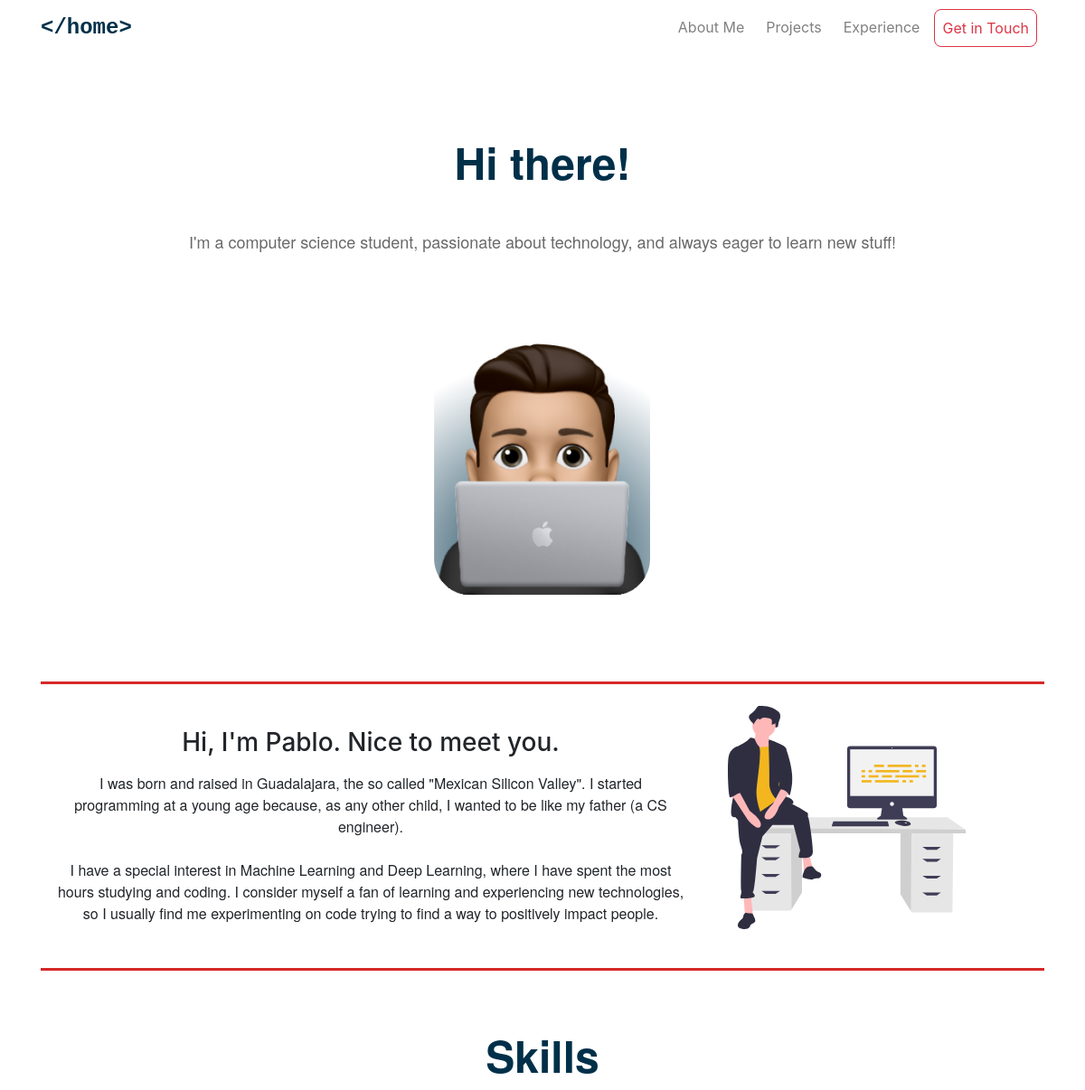
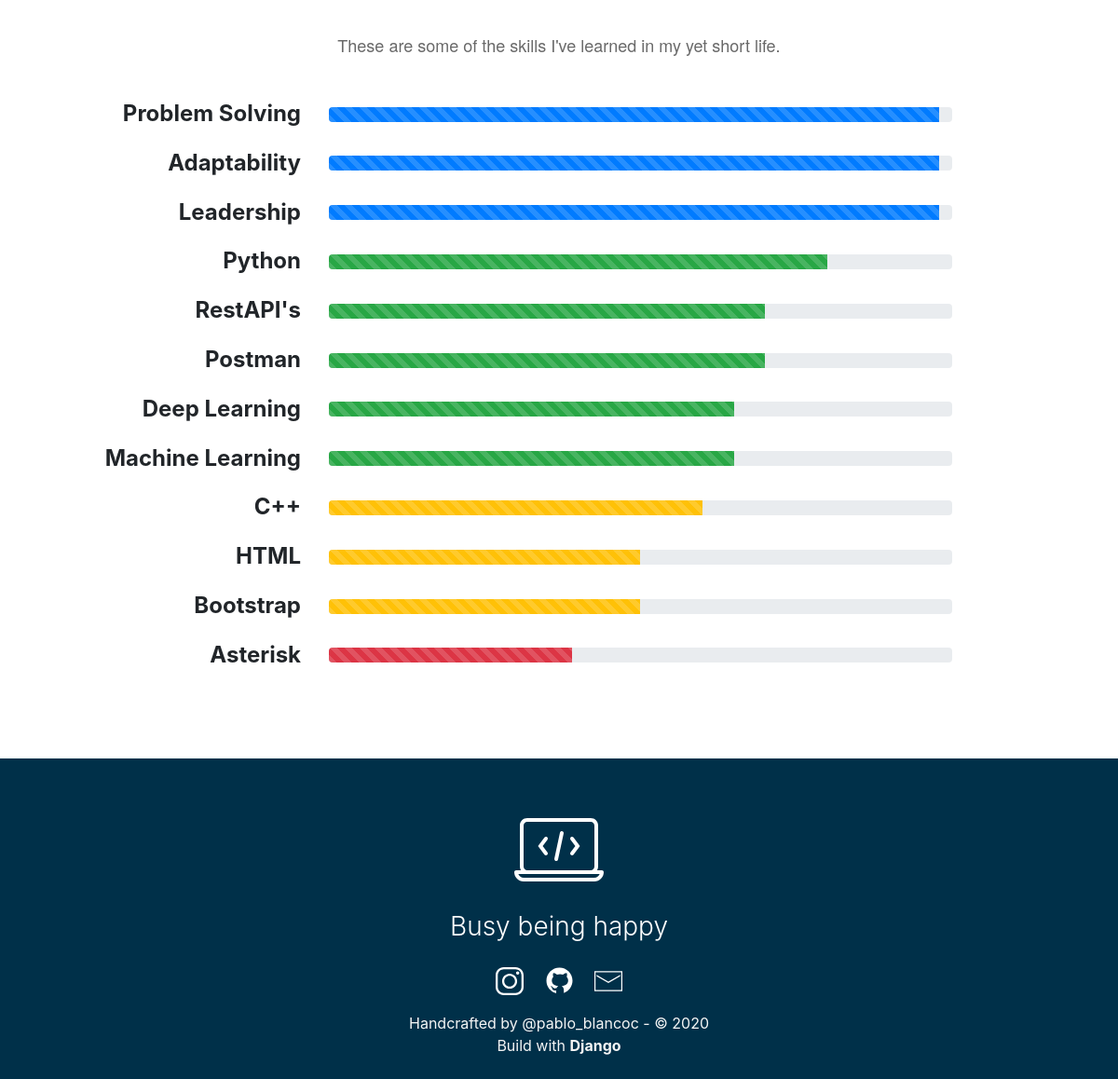
The page / on the database its author committed (2 pictures, top to bottom).
### pages/models.py (models this page shows)
class Skill(models.Model):
    name = models.CharField(max_length=10)
    mastery = models.IntegerField()

### pages/views.py (the view)
# urls.py: 2. Add a URL to urlpatterns:  path('', views.home, name='home')
def home(request):
    skills = Skill.objects.all()
    context = {
        'skills': skills
    }
    return render(request, 'home.html', context)

### pages/templates/home.html (shortened to what this page needs)
{% extends "base.html" %}
{% load static %}
{% block page_content %}
    <h1 class="text-center ml-auto mr-auto mb-5" style="font-size: 300%; color: #003049;
    font-family: 'Helvetica Neue', sans-serif;">
        <strong>Hi there!</strong>
    </h1>
    <h6 class="text-center ml-auto mr-auto mb-3 font-weight-normal" style="color: dimgray;
    font-family: 'Helvetica Neue', sans-serif; font-size: large">
        I'm a computer science student, passionate about technology, and always eager to learn new stuff!
    </h6>
    <div class="text-center">
        <img class="img-fluid ml-auto mr-auto" style="width: 40%"
             src="{% static 'img/Laptop_Memoji.svg' %}">
    </div>
    <hr class="solid mb-4" style="border-top: 3px solid ; color: #D62828; width: 100%; text-align: center!important; ">
    <div class="row">
        <div class="col-8">
            <h3 class="text-center mt-4 mb-2">Hi, I'm Pablo. Nice to meet you.</h3>
            <p class="m-3 pb-2 font-weight-light"
               style="text-align: center; font-family: 'Helvetica Neue', sans-serif">
                I was born and raised in Guadalajara, the so called "Mexican Silicon Valley". I started programming
                at a young age because, as any other child, I wanted to be like my father (a CS engineer).
                <br> <br>
                I have a special interest in Machine Learning and Deep Learning, where I have spent the most hours
                studying and coding. I consider myself a fan of learning and experiencing new technologies,
                so I usually find me experimenting on code trying to find a way to positively impact people.
            </p>
        </div>
        <div class="col-4">
            <img class="img-fluid ml-auto mr-auto" style="width: 75%; text-align: center"
             src="{% static 'img/guy_on_desk.svg' %}">
        </div>
    </div>
    <hr class="solid mt-4 mb-5"
        style="border-top: 3px solid ; color: #D62828; width: 100%; text-align: center!important; ">
    <h1 class="text-center ml-auto mr-auto mb-5 pt-3" style="font-size: 300%; color: #003049;
    font-family: 'Helvetica Neue', sans-serif;">
        <strong>Skills</strong>
    </h1>
    <h6 class="text-center ml-auto mr-auto mb-5 font-weight-normal" style="color: dimgray;
    font-family: 'Helvetica Neue', sans-serif; font-size: large">
        These are some of the skills I've learned in my yet short life.
    </h6>
    {% for skill in skills %}
        {% if skill.mastery >= 200 %}
        <div class="container">
            <div class="row m-3">
                <div class="col-3" style="text-align: right">
                    <h4><strong>{{ skill.name }}</strong></h4>
                </div>
                <div class="col-8" style="text-align: left">
                    <div class="progress" style="margin-top: 1%">
                        <div class="progress-bar progress-bar-striped progress-bar-animated bg-primary"
                             role="progressbar" aria-valuenow="100" aria-valuemin="0" aria-valuemax="100"
                             style="width: 98%"></div>
                    </div>
                </div>
            </div>
        </div>
        {% endif %}
        {% if skill.mastery >= 65 and skill.mastery <= 100 %}
        <div class="container">
            <div class="row m-3">
                <div class="col-3" style="text-align: right">
                    <h4><strong>{{ skill.name }}</strong></h4>
                </div>
                <div class="col-8" style="text-align: left">
                    <div class="progress" style="margin-top: 1%">
                        <div class="progress-bar progress-bar-striped progress-bar-animated bg-success"
                             role="progressbar" aria-valuenow="{{ skill.mastery }}" aria-valuemin="0" aria-valuemax="100"
                             style="width: {{ skill.mastery }}%"></div>
                    </div>
                </div>
            </div>
        </div>
        {% endif %}
        {% if skill.mastery >= 40 and skill.mastery < 65 %}
        <div class="container">
            <div class="row m-3">
                <div class="col-3" style="text-align: right">
                    <h4><strong>{{ skill.name }}</strong></h4>
                </div>
                <div class="col-8" style="text-align: left">
                    <div class="progress" style="margin-top: 1%">
                        <div class="progress-bar progress-bar-striped progress-bar-animated bg-warning"
                             role="progressbar" aria-valuenow="{{ skill.mastery }}" aria-valuemin="0" aria-valuemax="100"
                             style="width: {{ skill.mastery }}%"></div>
                    </div>
                </div>
            </div>
        </div>
        {% endif %}
        {% if skill.mastery < 40 %}
        <div class="container">
            <div class="row m-3">
                <div class="col-3" style="text-align: right">
                    <h4><strong>{{ skill.name }}</strong></h4>
                </div>
                <div class="col-8" style="text-align: left">
                    <div class="progress" style="margin-top: 1%">
                        <div class="progress-bar progress-bar-striped progress-bar-animated bg-danger"
                             role="progressbar" aria-valuenow="{{ skill.mastery }}" aria-valuemin="0" aria-valuemax="100"
                             style="width: {{ skill.mastery }}%"></div>
                    </div>
                </div>
            </div>
        </div>
        {% endif %}
    {% endfor %}
    <div>
        <p style="color: transparent">-</p>
    </div>
{% endblock %}

### rows shown on the page
Skill: name "Problem Solving"
Skill: name "Adaptability"
Skill: name "Leadership"
Skill: name "Python", mastery 80 (drawn)
Skill: name "RestAPI's", mastery 70 (drawn)
Skill: name "Postman", mastery 70 (drawn)
Skill: name "Deep Learning", mastery 65 (drawn)
Skill: name "Machine Learning", mastery 65 (drawn)
Skill: name "C++", mastery 60 (drawn)
Skill: name "HTML", mastery 50 (drawn)
Skill: name "Bootstrap", mastery 50 (drawn)
Skill: name "Asterisk", mastery 39 (drawn)
